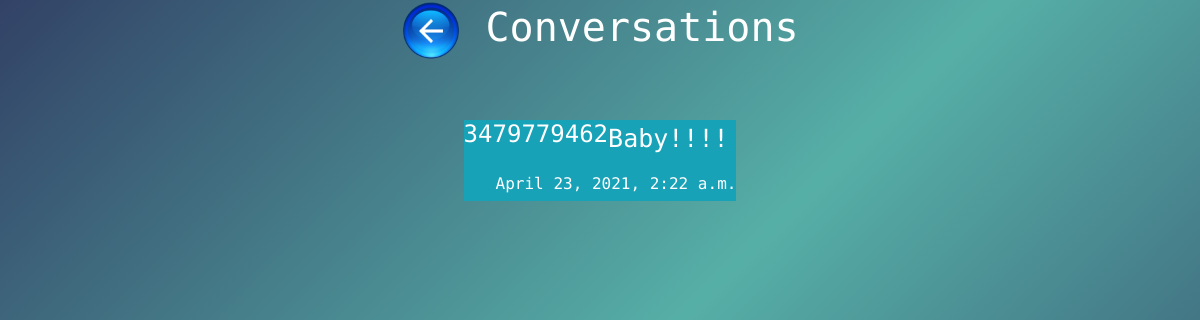
The app's page /Communication/Text-Section/Messages/ (signed in) with its own data.
### Communication/models.py (models this page shows, shortened)
class Text(models.Model):
    texter1 = models.ForeignKey(User,on_delete=models.CASCADE,null=True)
    texter = models.CharField(max_length=50,null=True, blank = True)
    who = models.CharField(max_length=50,null=True)
    message = models.TextField(max_length=1000,null=False)
    time = models.DateTimeField(default = timezone.now)

### Communication/views.py (the view)
# urls.py: path("Text-Section/Messages/",views.ViewMessages.as_view(),name="messages"),
@method_decorator(login_required, name="dispatch")
class ViewMessages(ListView):
    model = Text
    template_name = "Communication/view-messages.html"
    context_object_name = "text"
    ordering = ['-time']

### Templates/Communication/view-messages.html (shortened to what this page needs)
{%load static%}
{%load crispy_forms_tags%}
<html lang="en" dir="ltr">
  <head>
    <link rel="stylesheet" href="{% static 'CSS/App.css' %}">
    <link rel="stylesheet" href="https://maxcdn.bootstrapcdn.com/bootstrap/4.0.0/css/bootstrap.min.css">
  </head>
  <body class="Home-Page">
    <h1>
      <a href="{%url "Communication:text-section"%}" class="back">
        <img src="{%static 'Images/back.png' %}" class="back">
      </a>
      Conversations</h1>
    <div class="container-fluid img-container">
      <div clas="rows">
        <div>
        {%for items in text%}
          {%if user.username == items.texter%}
            <a href="{%url "Communication:msg-conversation" items.who items.id%}" class="contact m-3">
              <section class="bg-info">
                <h4 style="float:left">{{items.who}}</h4>
                <p>{{items.message}}</p>
                <h6 style="float:right">{{items.time}}</h6>
              </section>
            </a><br>
          {%endif%}
        {%endfor%}
        </div>
      </div>
    </div>
  </body>
</html>

### static/CSS/App.css (style rules this page uses)
a:link { color:white; font-family: 'Encode Sans Condensed', sans-serif !important; }
h1,h2,h3,h4,h5,h6 { color:white !important; text-align: center; font-family: 'Encode Sans Condensed', sans-serif !important; }
p { color:white; font-family: 'Encode Sans Condensed', sans-serif !important; }
.Home-Page { font-family: 'Encode Sans Condensed', sans-serif !important; background-image: linear-gradient(-45deg,#324266,#56afa7,#324266); background-size:cover; background-position: center,center; background-repeat: no-repeat; animation-name: alternatin; animation-duration: 5s; animation-iteration-count: infinite; }
.img-container { display: flex; flex-direction: row; flex-wrap: wrap; justify-content:space-around; margin-top: 5%; }
a:link.back { text-decoration: none !important; }
a:link.contact { text-decoration: none !important; font-family: 'Encode Sans Condensed', sans-serif !important; font-size: 50px; color:white; }
img.back { width:60px; height:auto; }

### Templates/Communication/view-messages.html (style rules this page uses)
a:link >section { width:100%; float:right; }
p { font-size:25px }

### records on screen
Text: who "3479779462", message "Baby!!!!", time "April 23, 2021, 2:22 a.m."
